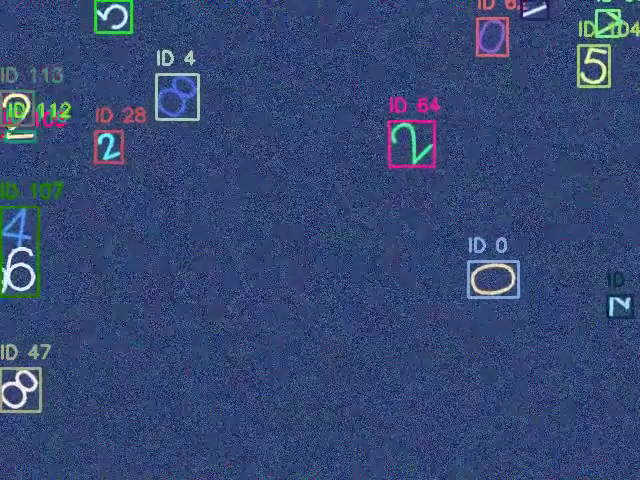
#> input picture frame 17 of images/digit_tracking.mp4, 640 x 480 px, given in place of input_video.mp4, which was not available
$ python keyframe_extractor.py
#> lines starting #> are read from the running program, lines starting #| are printed output that depends on the picture
import cv2
import numpy as np
import os
from datetime import datetime

class VideoKeyframeExtractor:
    def __init__(self, threshold=3000000, min_interval=10):
        """
        初始化视频关键帧提取器
        :param threshold: 帧差异阈值，超过此值则视为关键帧
        :param min_interval: 关键帧之间的最小间隔（帧数）
        """
        self.threshold = threshold
        self.min_interval = min_interval
        self.prev_frame = None
        self.last_keyframe_idx = -min_interval
        self.keyframes = []

    def process_video(self, video_path, output_dir="keyframes"):
        """
        处理视频并提取关键帧
        :param video_path: 视频文件路径
        :param output_dir: 关键帧保存目录
        :return: 提取的关键帧列表
        """
#> called with video_path = 'input_video.mp4', output_dir = 'extracted_keyframes'
        # 创建输出目录
        os.makedirs(output_dir, exist_ok=True)

        # 打开视频文件
        cap = cv2.VideoCapture(video_path)
        if not cap.isOpened():
            print(f"无法打开视频文件: {video_path}")
            return []

        frame_count = 0

        while True:
            ret, frame = cap.read()
#> frame is the input picture: shape (480, 640, 3); mean B, G, R 115, 71.9, 53.5
            if not ret:
                break  # 视频处理完毕

            # 转换为灰度图以减少计算量
            gray = cv2.cvtColor(frame, cv2.COLOR_BGR2GRAY)
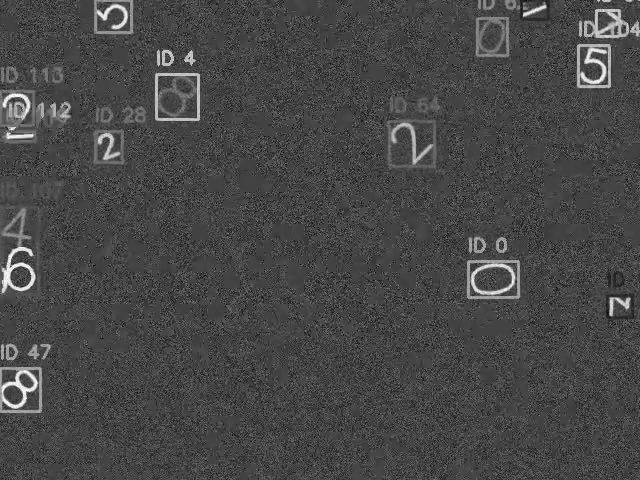
#> gray: shape (480, 640); min 5, max 255, mean 71.4

            # 第一帧默认为关键帧
            if self.prev_frame is None:
                self._save_keyframe(frame, frame_count, output_dir)
                self.prev_frame = gray
                frame_count += 1
                continue

            # 计算当前帧与前一帧的差异
            frame_diff = cv2.absdiff(gray, self.prev_frame)
            diff_value = np.sum(frame_diff)

            # 检查是否满足关键帧条件
            if diff_value > self.threshold and (frame_count - self.last_keyframe_idx) > self.min_interval:
                self._save_keyframe(frame, frame_count, output_dir)
                self.prev_frame = gray  # 更新前一帧为当前关键帧
                self.last_keyframe_idx = frame_count

            frame_count += 1

        cap.release()
        print(f"视频处理完成，共提取 {len(self.keyframes)} 个关键帧")
        return self.keyframes

    def _save_keyframe(self, frame, frame_idx, output_dir):
        """保存关键帧到文件"""
        timestamp = datetime.now().strftime("%Y%m%d_%H%M%S")
        filename = f"keyframe_{timestamp}_frame_{frame_idx}.jpg"
        filepath = os.path.join(output_dir, filename)

        cv2.imwrite(filepath, frame)
        self.keyframes.append({
            "frame_index": frame_idx,
            "file_path": filepath,
            "timestamp": timestamp
        })

        print(f"保存关键帧: {filepath} (帧索引: {frame_idx})")

if __name__ == "__main__":
    # 示例用法
    video_path = "input_video.mp4"  # 替换为你的视频文件路径
    output_directory = "extracted_keyframes"

    # 初始化提取器，可根据需要调整阈值和最小间隔
    extractor = VideoKeyframeExtractor(threshold=5000000, min_interval=15)

    # 处理视频
    keyframes = extractor.process_video(video_path, output_directory)

    # 打印提取结果
    if keyframes:
        print("\n提取的关键帧信息:")
        for idx, kf in enumerate(keyframes):
            print(f"{idx+1}. 帧索引: {kf['frame_index']}, 文件: {kf['file_path']}")

$ run again, starting later in the video
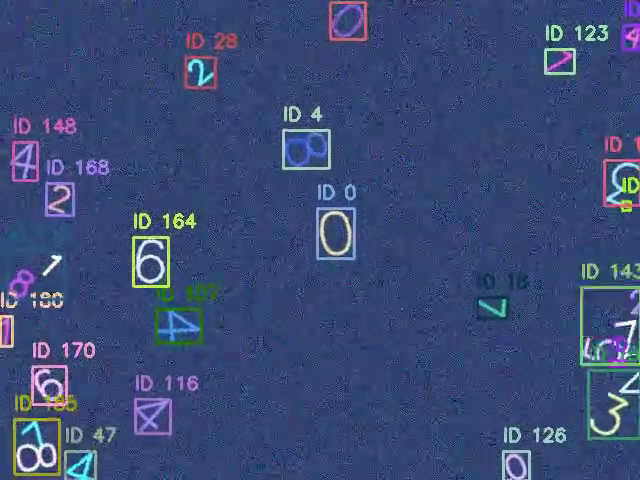
#> input picture frame 79 of images/digit_tracking.mp4, 640 x 480 px, given in place of input_video.mp4, which was not available
#> in process_video, frame is the input picture: shape (480, 640, 3); mean B, G, R 117.6, 74.1, 57.6
#> in process_video, `gray = cv2.cvtColor(frame, cv2.COLOR_BGR2GRAY)`:
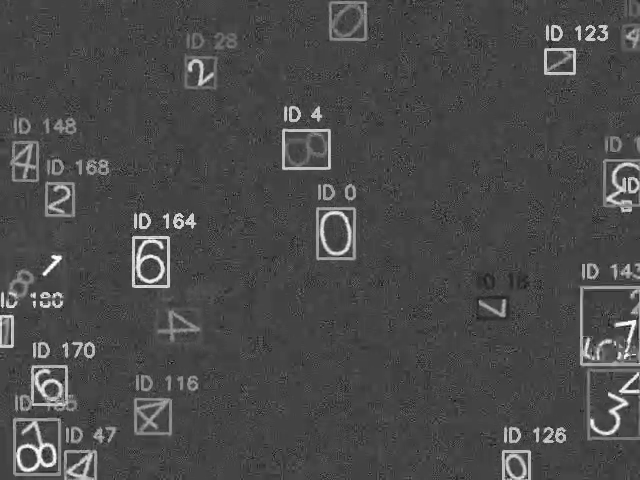
#> gray: shape (480, 640); min 11, max 255, mean 74.2

$ run again, starting later in the video
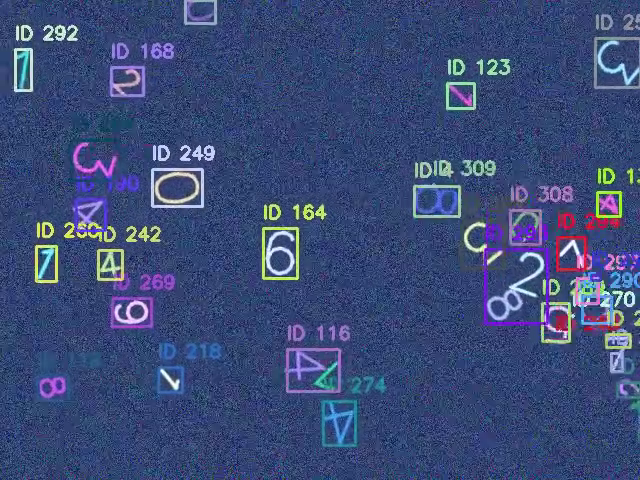
#> input picture frame 141 of images/digit_tracking.mp4, 640 x 480 px, given in place of input_video.mp4, which was not available
#> in process_video, frame is the input picture: shape (480, 640, 3); mean B, G, R 119.7, 75.3, 59.1
#> in process_video, `gray = cv2.cvtColor(frame, cv2.COLOR_BGR2GRAY)`:
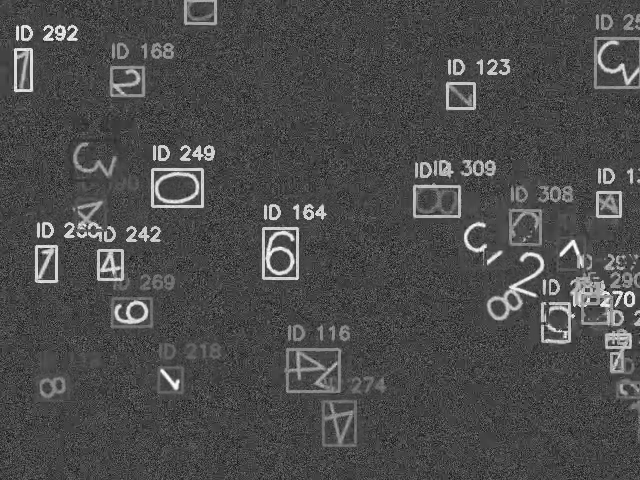
#> gray: shape (480, 640); min 6, max 255, mean 75.5
